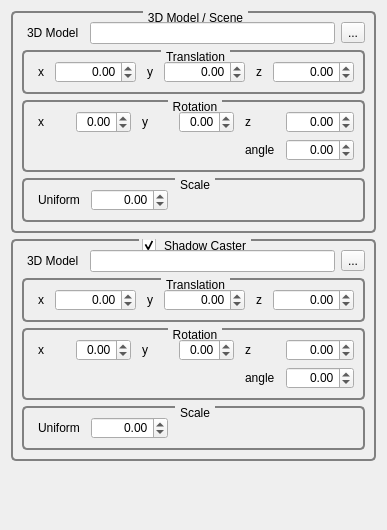
<?xml version="1.0" encoding="UTF-8"?>
<ui version="4.0">
 <class>GvQCustomEditor</class>
 <widget class="QWidget" name="GvQCustomEditor">
  <property name="geometry">
   <rect>
    <x>0</x>
    <y>0</y>
    <width>352</width>
    <height>530</height>
   </rect>
  </property>
  <property name="windowTitle">
   <string>Custom Editor</string>
  </property>
  <property name="styleSheet">
   <string>QGroupBox
{
     background-color: qlineargradient(x1: 0, y1: 0, x2: 0, y2: 1,
                                       stop: 0 #E0E0E0, stop: 1 #FFFFFF);
     border: 2px solid gray;
     border-radius: 5px;
     margin-top: 1ex; /* leave space at the top for the title */
 }

 QGroupBox::title
{
	 subcontrol-origin: margin;
     subcontrol-position: top center; /* position at the top center */
     padding: 0 3px;
     background-color: qlineargradient(x1: 0, y1: 0, x2: 0, y2: 1,
                                       stop: 0 #FFOECE, stop: 1 #FFFFFF);
 }

QLabel
{
	border-radius: 4px;
	padding: 2px;
 }
</string>
  </property>
  <layout class="QVBoxLayout" name="verticalLayout">
   <item>
    <widget class="QGroupBox" name="groupBox_4">
     <property name="title">
      <string>3D Model / Scene</string>
     </property>
     <layout class="QGridLayout" name="gridLayout">
      <item row="0" column="0">
       <widget class="QLabel" name="label_3">
        <property name="toolTip">
         <string/>
        </property>
        <property name="text">
         <string>3D Model</string>
        </property>
       </widget>
      </item>
      <item row="0" column="1">
       <widget class="QLineEdit" name="_3DModelLineEdit">
        <property name="dragEnabled">
         <bool>false</bool>
        </property>
        <property name="readOnly">
         <bool>true</bool>
        </property>
       </widget>
      </item>
      <item row="0" column="2">
       <widget class="QToolButton" name="_3DModelToolButton">
        <property name="toolTip">
         <string>Load 3D model</string>
        </property>
        <property name="text">
         <string>...</string>
        </property>
       </widget>
      </item>
      <item row="1" column="0" colspan="3">
       <widget class="QGroupBox" name="groupBox_7">
        <property name="title">
         <string>Translation</string>
        </property>
        <layout class="QHBoxLayout" name="horizontalLayout_3">
         <item>
          <widget class="QLabel" name="label_8">
           <property name="text">
            <string>x</string>
           </property>
          </widget>
         </item>
         <item>
          <widget class="QDoubleSpinBox" name="_xTranslationSpinBox">
           <property name="alignment">
            <set>Qt::AlignRight|Qt::AlignTrailing|Qt::AlignVCenter</set>
           </property>
           <property name="minimum">
            <double>-10000.000000000000000</double>
           </property>
           <property name="maximum">
            <double>10000.000000000000000</double>
           </property>
          </widget>
         </item>
         <item>
          <widget class="QLabel" name="label_9">
           <property name="text">
            <string>y</string>
           </property>
          </widget>
         </item>
         <item>
          <widget class="QDoubleSpinBox" name="_yTranslationSpinBox">
           <property name="alignment">
            <set>Qt::AlignRight|Qt::AlignTrailing|Qt::AlignVCenter</set>
           </property>
           <property name="minimum">
            <double>-10000.000000000000000</double>
           </property>
           <property name="maximum">
            <double>10000.000000000000000</double>
           </property>
          </widget>
         </item>
         <item>
          <widget class="QLabel" name="label_10">
           <property name="text">
            <string>z</string>
           </property>
          </widget>
         </item>
         <item>
          <widget class="QDoubleSpinBox" name="_zTranslationSpinBox">
           <property name="alignment">
            <set>Qt::AlignRight|Qt::AlignTrailing|Qt::AlignVCenter</set>
           </property>
           <property name="minimum">
            <double>-10000.000000000000000</double>
           </property>
           <property name="maximum">
            <double>10000.000000000000000</double>
           </property>
          </widget>
         </item>
        </layout>
       </widget>
      </item>
      <item row="2" column="0" colspan="3">
       <widget class="QGroupBox" name="groupBox_6">
        <property name="title">
         <string>Rotation</string>
        </property>
        <layout class="QGridLayout" name="gridLayout_5">
         <item row="0" column="0">
          <widget class="QLabel" name="label_11">
           <property name="text">
            <string>x</string>
           </property>
          </widget>
         </item>
         <item row="0" column="1">
          <widget class="QDoubleSpinBox" name="_xRotationSpinBox">
           <property name="alignment">
            <set>Qt::AlignRight|Qt::AlignTrailing|Qt::AlignVCenter</set>
           </property>
           <property name="minimum">
            <double>-1.000000000000000</double>
           </property>
           <property name="maximum">
            <double>1.000000000000000</double>
           </property>
          </widget>
         </item>
         <item row="0" column="2">
          <widget class="QLabel" name="label_13">
           <property name="text">
            <string>y</string>
           </property>
          </widget>
         </item>
         <item row="0" column="3">
          <widget class="QDoubleSpinBox" name="_yRotationSpinBox">
           <property name="alignment">
            <set>Qt::AlignRight|Qt::AlignTrailing|Qt::AlignVCenter</set>
           </property>
           <property name="minimum">
            <double>-1.000000000000000</double>
           </property>
           <property name="maximum">
            <double>1.000000000000000</double>
           </property>
          </widget>
         </item>
         <item row="0" column="4">
          <widget class="QLabel" name="label_14">
           <property name="text">
            <string>z</string>
           </property>
          </widget>
         </item>
         <item row="0" column="5">
          <widget class="QDoubleSpinBox" name="_zRotationSpinBox">
           <property name="alignment">
            <set>Qt::AlignRight|Qt::AlignTrailing|Qt::AlignVCenter</set>
           </property>
           <property name="minimum">
            <double>-1.000000000000000</double>
           </property>
           <property name="maximum">
            <double>1.000000000000000</double>
           </property>
          </widget>
         </item>
         <item row="1" column="0" colspan="4">
          <spacer name="horizontalSpacer_2">
           <property name="orientation">
            <enum>Qt::Horizontal</enum>
           </property>
           <property name="sizeHint" stdset="0">
            <size>
             <width>141</width>
             <height>20</height>
            </size>
           </property>
          </spacer>
         </item>
         <item row="1" column="4">
          <widget class="QLabel" name="label_15">
           <property name="text">
            <string>angle</string>
           </property>
          </widget>
         </item>
         <item row="1" column="5">
          <widget class="QDoubleSpinBox" name="_angleRotationSpinBox">
           <property name="alignment">
            <set>Qt::AlignRight|Qt::AlignTrailing|Qt::AlignVCenter</set>
           </property>
           <property name="minimum">
            <double>-360.000000000000000</double>
           </property>
           <property name="maximum">
            <double>360.000000000000000</double>
           </property>
          </widget>
         </item>
        </layout>
       </widget>
      </item>
      <item row="3" column="0" colspan="3">
       <widget class="QGroupBox" name="groupBox_8">
        <property name="title">
         <string>Scale</string>
        </property>
        <layout class="QHBoxLayout" name="horizontalLayout_4">
         <item>
          <widget class="QLabel" name="label_16">
           <property name="text">
            <string>Uniform</string>
           </property>
          </widget>
         </item>
         <item>
          <widget class="QDoubleSpinBox" name="_uniformScaleSpinBox">
           <property name="alignment">
            <set>Qt::AlignRight|Qt::AlignTrailing|Qt::AlignVCenter</set>
           </property>
           <property name="minimum">
            <double>-100.000000000000000</double>
           </property>
           <property name="maximum">
            <double>10000.000000000000000</double>
           </property>
           <property name="singleStep">
            <double>0.100000000000000</double>
           </property>
          </widget>
         </item>
         <item>
          <spacer name="horizontalSpacer_3">
           <property name="orientation">
            <enum>Qt::Horizontal</enum>
           </property>
           <property name="sizeHint" stdset="0">
            <size>
             <width>124</width>
             <height>20</height>
            </size>
           </property>
          </spacer>
         </item>
        </layout>
       </widget>
      </item>
     </layout>
    </widget>
   </item>
   <item>
    <widget class="QGroupBox" name="groupBox_5">
     <property name="title">
      <string>Shadow Caster</string>
     </property>
     <property name="checkable">
      <bool>true</bool>
     </property>
     <layout class="QGridLayout" name="gridLayout_2">
      <item row="0" column="0">
       <widget class="QLabel" name="label_4">
        <property name="toolTip">
         <string/>
        </property>
        <property name="text">
         <string>3D Model</string>
        </property>
       </widget>
      </item>
      <item row="0" column="1">
       <widget class="QLineEdit" name="_3DModelLineEdit_2">
        <property name="dragEnabled">
         <bool>false</bool>
        </property>
        <property name="readOnly">
         <bool>true</bool>
        </property>
       </widget>
      </item>
      <item row="0" column="2">
       <widget class="QToolButton" name="_3DModelToolButton_2">
        <property name="toolTip">
         <string>Load 3D model</string>
        </property>
        <property name="text">
         <string>...</string>
        </property>
       </widget>
      </item>
      <item row="1" column="0" colspan="3">
       <widget class="QGroupBox" name="groupBox_9">
        <property name="title">
         <string>Translation</string>
        </property>
        <layout class="QHBoxLayout" name="horizontalLayout_5">
         <item>
          <widget class="QLabel" name="label_12">
           <property name="text">
            <string>x</string>
           </property>
          </widget>
         </item>
         <item>
          <widget class="QDoubleSpinBox" name="_xTranslationSpinBox_2">
           <property name="alignment">
            <set>Qt::AlignRight|Qt::AlignTrailing|Qt::AlignVCenter</set>
           </property>
           <property name="minimum">
            <double>-10000.000000000000000</double>
           </property>
           <property name="maximum">
            <double>10000.000000000000000</double>
           </property>
          </widget>
         </item>
         <item>
          <widget class="QLabel" name="label_17">
           <property name="text">
            <string>y</string>
           </property>
          </widget>
         </item>
         <item>
          <widget class="QDoubleSpinBox" name="_yTranslationSpinBox_2">
           <property name="alignment">
            <set>Qt::AlignRight|Qt::AlignTrailing|Qt::AlignVCenter</set>
           </property>
           <property name="minimum">
            <double>-10000.000000000000000</double>
           </property>
           <property name="maximum">
            <double>10000.000000000000000</double>
           </property>
          </widget>
         </item>
         <item>
          <widget class="QLabel" name="label_18">
           <property name="text">
            <string>z</string>
           </property>
          </widget>
         </item>
         <item>
          <widget class="QDoubleSpinBox" name="_zTranslationSpinBox_2">
           <property name="alignment">
            <set>Qt::AlignRight|Qt::AlignTrailing|Qt::AlignVCenter</set>
           </property>
           <property name="minimum">
            <double>-10000.000000000000000</double>
           </property>
           <property name="maximum">
            <double>10000.000000000000000</double>
           </property>
          </widget>
         </item>
        </layout>
       </widget>
      </item>
      <item row="2" column="0" colspan="3">
       <widget class="QGroupBox" name="groupBox_10">
        <property name="title">
         <string>Rotation</string>
        </property>
        <layout class="QGridLayout" name="gridLayout_6">
         <item row="0" column="0">
          <widget class="QLabel" name="label_19">
           <property name="text">
            <string>x</string>
           </property>
          </widget>
         </item>
         <item row="0" column="1">
          <widget class="QDoubleSpinBox" name="_xRotationSpinBox_2">
           <property name="alignment">
            <set>Qt::AlignRight|Qt::AlignTrailing|Qt::AlignVCenter</set>
           </property>
           <property name="minimum">
            <double>-1.000000000000000</double>
           </property>
           <property name="maximum">
            <double>1.000000000000000</double>
           </property>
          </widget>
         </item>
         <item row="0" column="2">
          <widget class="QLabel" name="label_20">
           <property name="text">
            <string>y</string>
           </property>
          </widget>
         </item>
         <item row="0" column="3">
          <widget class="QDoubleSpinBox" name="_yRotationSpinBox_2">
           <property name="alignment">
            <set>Qt::AlignRight|Qt::AlignTrailing|Qt::AlignVCenter</set>
           </property>
           <property name="minimum">
            <double>-1.000000000000000</double>
           </property>
           <property name="maximum">
            <double>1.000000000000000</double>
           </property>
          </widget>
         </item>
         <item row="0" column="4">
          <widget class="QLabel" name="label_21">
           <property name="text">
            <string>z</string>
           </property>
          </widget>
         </item>
         <item row="0" column="5">
          <widget class="QDoubleSpinBox" name="_zRotationSpinBox_2">
           <property name="alignment">
            <set>Qt::AlignRight|Qt::AlignTrailing|Qt::AlignVCenter</set>
           </property>
           <property name="minimum">
            <double>-1.000000000000000</double>
           </property>
           <property name="maximum">
            <double>1.000000000000000</double>
           </property>
          </widget>
         </item>
         <item row="1" column="0" colspan="4">
          <spacer name="horizontalSpacer_4">
           <property name="orientation">
            <enum>Qt::Horizontal</enum>
           </property>
           <property name="sizeHint" stdset="0">
            <size>
             <width>141</width>
             <height>20</height>
            </size>
           </property>
          </spacer>
         </item>
         <item row="1" column="4">
          <widget class="QLabel" name="label_22">
           <property name="text">
            <string>angle</string>
           </property>
          </widget>
         </item>
         <item row="1" column="5">
          <widget class="QDoubleSpinBox" name="_angleRotationSpinBox_2">
           <property name="alignment">
            <set>Qt::AlignRight|Qt::AlignTrailing|Qt::AlignVCenter</set>
           </property>
           <property name="minimum">
            <double>-360.000000000000000</double>
           </property>
           <property name="maximum">
            <double>360.000000000000000</double>
           </property>
          </widget>
         </item>
        </layout>
       </widget>
      </item>
      <item row="3" column="0" colspan="3">
       <widget class="QGroupBox" name="groupBox_11">
        <property name="title">
         <string>Scale</string>
        </property>
        <layout class="QHBoxLayout" name="horizontalLayout_6">
         <item>
          <widget class="QLabel" name="label_23">
           <property name="text">
            <string>Uniform</string>
           </property>
          </widget>
         </item>
         <item>
          <widget class="QDoubleSpinBox" name="_uniformScaleSpinBox_2">
           <property name="alignment">
            <set>Qt::AlignRight|Qt::AlignTrailing|Qt::AlignVCenter</set>
           </property>
           <property name="minimum">
            <double>-100.000000000000000</double>
           </property>
           <property name="maximum">
            <double>10000.000000000000000</double>
           </property>
           <property name="singleStep">
            <double>0.100000000000000</double>
           </property>
          </widget>
         </item>
         <item>
          <spacer name="horizontalSpacer_5">
           <property name="orientation">
            <enum>Qt::Horizontal</enum>
           </property>
           <property name="sizeHint" stdset="0">
            <size>
             <width>124</width>
             <height>20</height>
            </size>
           </property>
          </spacer>
         </item>
        </layout>
       </widget>
      </item>
     </layout>
    </widget>
   </item>
   <item>
    <spacer name="verticalSpacer">
     <property name="orientation">
      <enum>Qt::Vertical</enum>
     </property>
     <property name="sizeHint" stdset="0">
      <size>
       <width>20</width>
       <height>60</height>
      </size>
     </property>
    </spacer>
   </item>
  </layout>
  <zorder>groupBox_4</zorder>
  <zorder>groupBox_5</zorder>
 </widget>
 <resources>
  <include location="../../../../Tools/GigaVoxelsViewer/GvViewerGui/Ui/resources.qrc"/>
 </resources>
 <connections/>
</ui>
